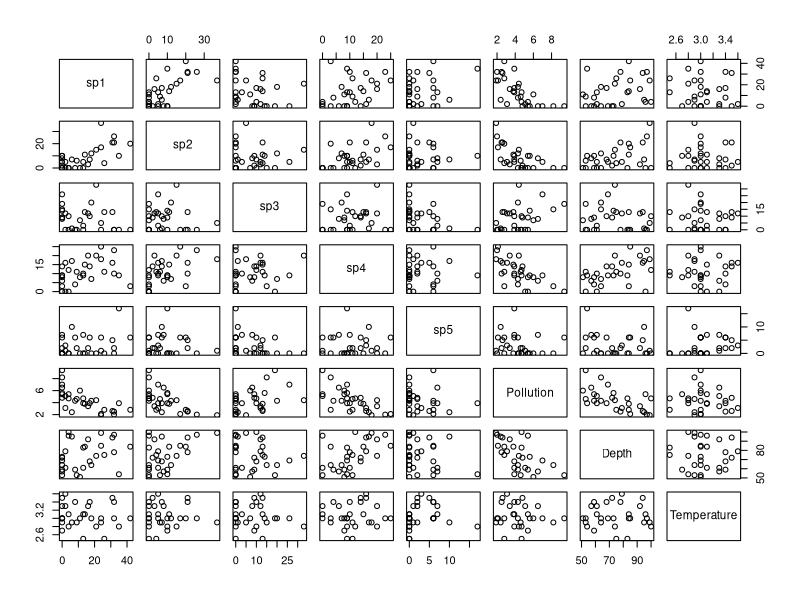
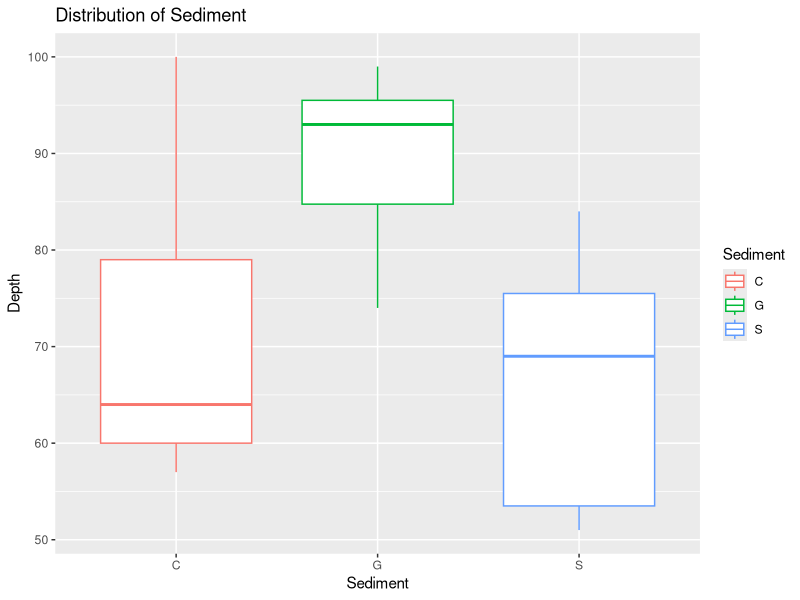
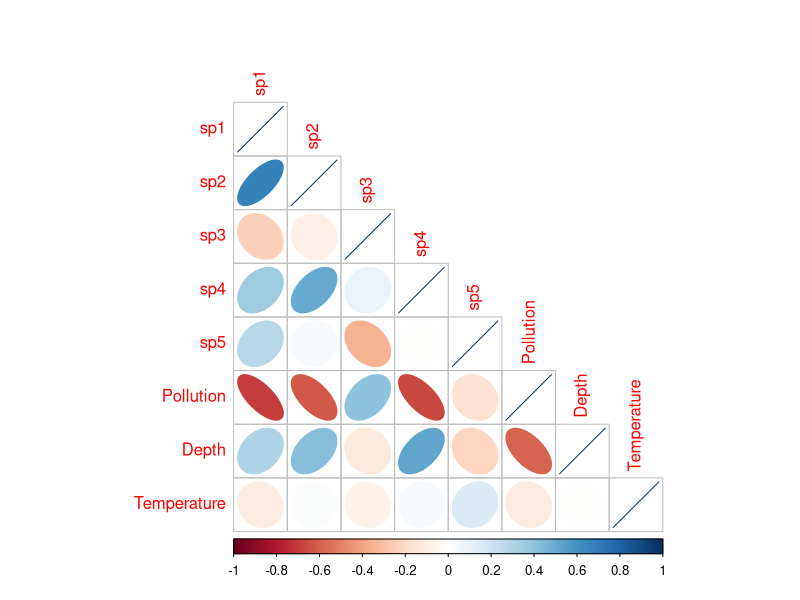
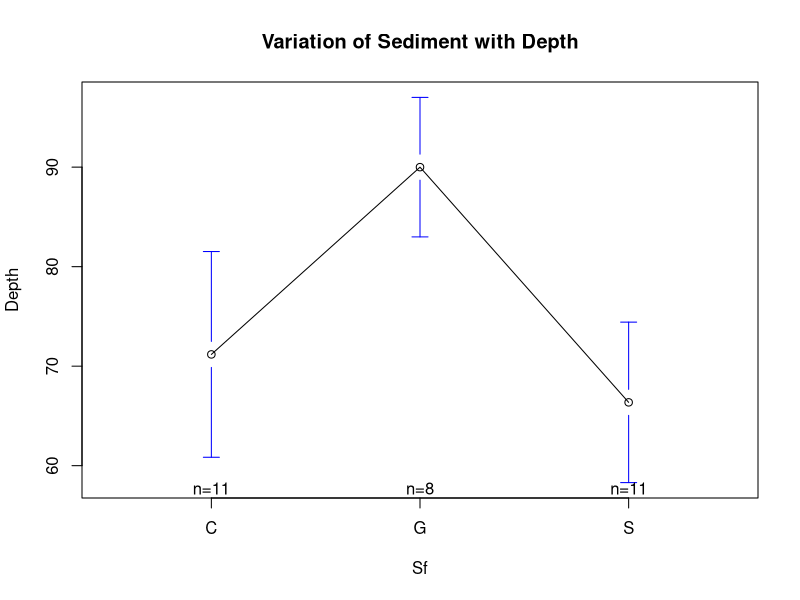
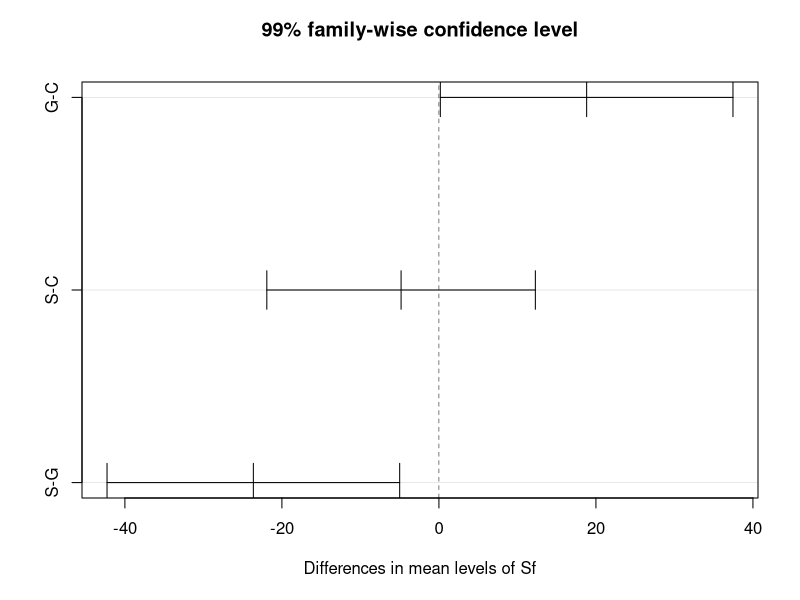
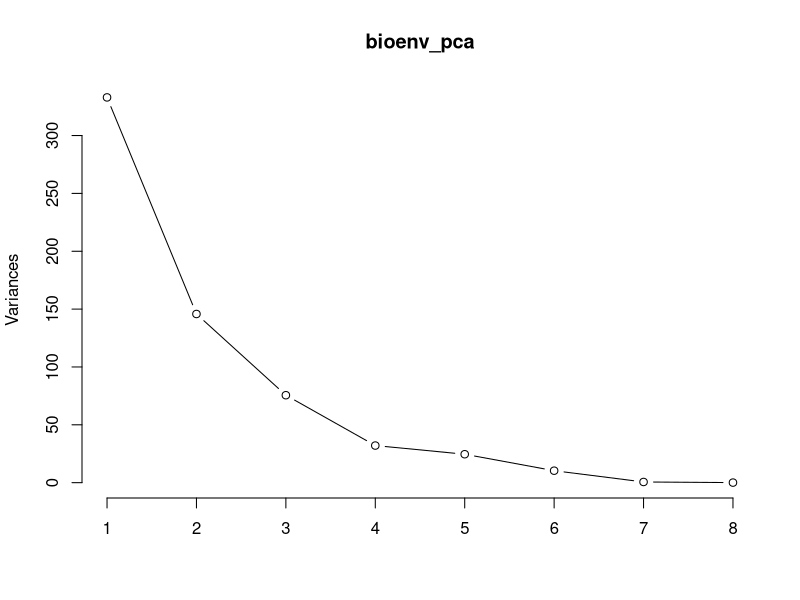
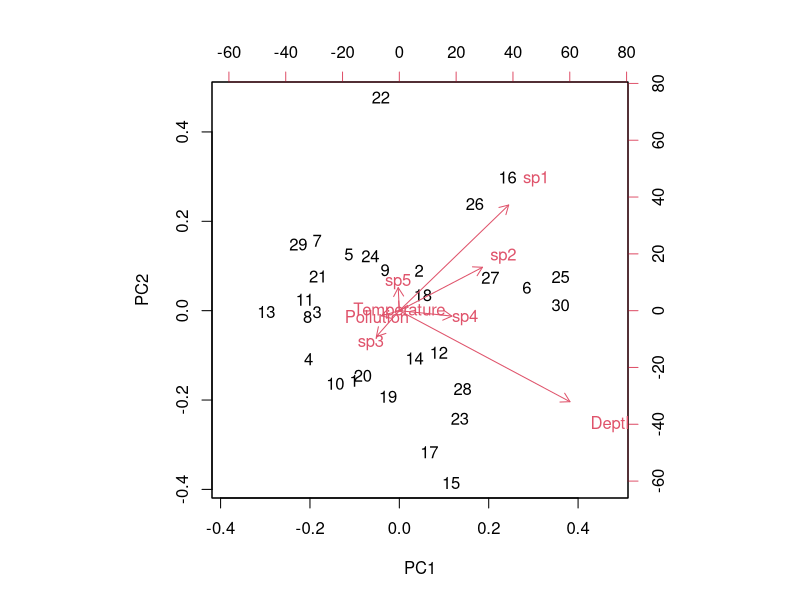
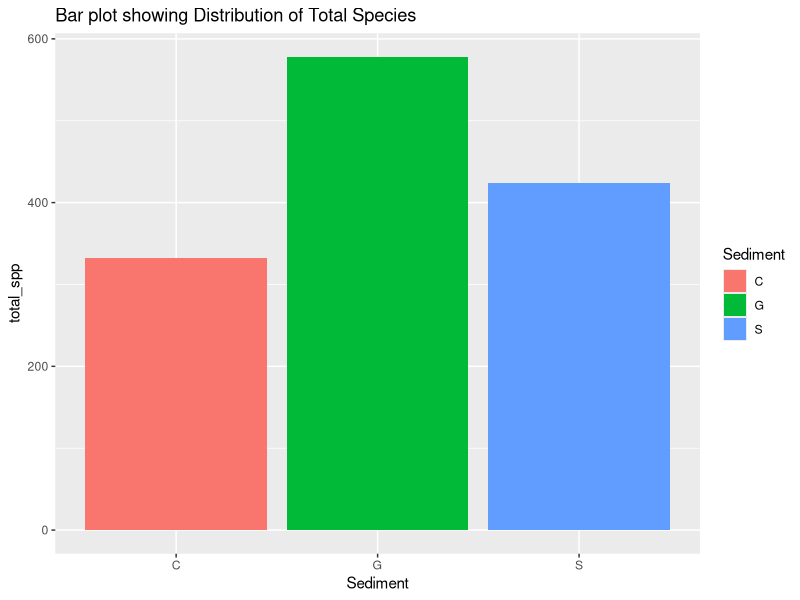

Write the R code that produced these figures, in order.
## ---- chunk 1
library(dplyr)
bioenv <- read.delim("BIOENV.txt", header = T)
glimpse(bioenv)
## ---- chunk 2
knitr::opts_chunk$set(echo = TRUE)
pairs(bioenv[,-c(1,10)])
## ---- chunk 3
knitr::opts_chunk$set(echo = TRUE)
library(ggplot2)
boxplot <- ggplot(data=bioenv, mapping = aes(x= Sediment, y=Depth, col=Sediment))+
  geom_boxplot()+
  ggtitle("Distribution of Sediment")
boxplot
## ---- chunk 4
summary <- bioenv %>% 
  group_by(Sediment) %>% 
  summarise(avg_pollution = mean(Pollution),
            avg_temp = mean(Temperature),
            avg_depth = mean(Depth)) %>% 
  arrange(desc(avg_pollution))
summary
## ---- chunk 5
bioenv_cor <- cor(bioenv[,-c(1,10)])
bioenv_cor

library(corrplot)
cor_plot <- corrplot(bioenv_cor, type = "lower", method = "ellipse")
## ---- chunk 6
bioenv$Sf <- as.factor(bioenv$Sediment)
head(bioenv)
## ---- chunk 7
bioenv_aov <- aov(Depth~Sf, data=bioenv)
anova(bioenv_aov)

#install.packages("gplot")
library(gplots)
plotmeans(Depth~Sf, data=bioenv,
          main = "Variation of Sediment with Depth")

diff <- TukeyHSD(bioenv_aov, conf.level = .99)
diff
plot(diff)
## ---- chunk 8
bioenv <- bioenv %>% 
  mutate(total_species = (sp1+sp2+sp3+sp4+sp5))
head(bioenv)
## ---- chunk 9
bioenv_reg <- lm(total_species~Pollution,
                 data= bioenv)
summary(bioenv_reg)
## ---- chunk 10
bioenv_pca <- prcomp(bioenv[,-c(1, 10, 11, 12)])
summary(bioenv_pca)
screeplot(bioenv_pca, type = "line")

bioenv_pca$rotation
biplot(bioenv_pca)

## ---- chunk 11
spp_depth <- bioenv %>% 
  group_by(Sediment) %>% 
  summarise(avg_spp = mean(total_species),
          avg_depth = mean(Depth),
          total_spp = sum(total_species)) %>% 
  arrange(desc(avg_spp))

spp_depth

library(ggplot2)

spp_plot <- ggplot(spp_depth, aes(x=Sediment, y=total_spp, fill = Sediment))+
  geom_col()+
  ggtitle("Bar plot showing Distribution of Total Species")

spp_plot
